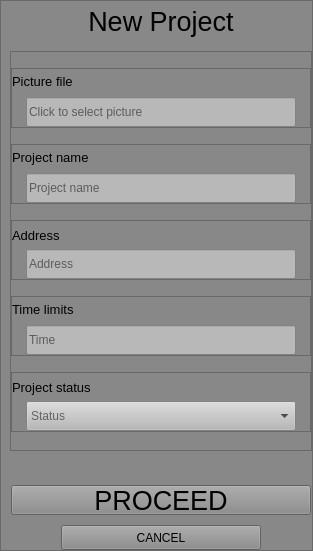
                       <widget class="QWidget" name="page_9">
                        <layout class="QVBoxLayout" name="verticalLayout_57">
                         <property name="spacing">
                          <number>0</number>
                         </property>
                         <property name="leftMargin">
                          <number>0</number>
                         </property>
                         <property name="topMargin">
                          <number>0</number>
                         </property>
                         <property name="rightMargin">
                          <number>0</number>
                         </property>
                         <property name="bottomMargin">
                          <number>0</number>
                         </property>
                         <item>
                          <widget class="QWidget" name="widget_5" native="true">
                           <property name="styleSheet">
                            <string notr="true">background-color: rgb(135, 136, 135);</string>
                           </property>
                           <layout class="QVBoxLayout" name="verticalLayout_49">
                            <property name="spacing">
                             <number>0</number>
                            </property>
                            <property name="leftMargin">
                             <number>0</number>
                            </property>
                            <property name="topMargin">
                             <number>0</number>
                            </property>
                            <property name="rightMargin">
                             <number>0</number>
                            </property>
                            <property name="bottomMargin">
                             <number>0</number>
                            </property>
                            <item alignment="Qt::AlignHCenter|Qt::AlignVCenter">
                             <widget class="QFrame" name="frame_6">
                              <property name="sizePolicy">
                               <sizepolicy hsizetype="Fixed" vsizetype="Fixed">
                                <horstretch>0</horstretch>
                                <verstretch>0</verstretch>
                               </sizepolicy>
                              </property>
                              <property name="minimumSize">
                               <size>
                                <width>0</width>
                                <height>0</height>
                               </size>
                              </property>
                              <property name="maximumSize">
                               <size>
                                <width>16777215</width>
                                <height>600</height>
                               </size>
                              </property>
                              <property name="frameShape">
                               <enum>QFrame::StyledPanel</enum>
                              </property>
                              <property name="frameShadow">
                               <enum>QFrame::Raised</enum>
                              </property>
                              <layout class="QVBoxLayout" name="verticalLayout_54">
                               <property name="spacing">
                                <number>10</number>
                               </property>
                               <property name="topMargin">
                                <number>0</number>
                               </property>
                               <property name="rightMargin">
                                <number>0</number>
                               </property>
                               <property name="bottomMargin">
                                <number>0</number>
                               </property>
                               <item alignment="Qt::AlignHCenter">
                                <widget class="QLabel" name="label_5">
                                 <property name="sizePolicy">
                                  <sizepolicy hsizetype="Fixed" vsizetype="Fixed">
                                   <horstretch>0</horstretch>
                                   <verstretch>0</verstretch>
                                  </sizepolicy>
                                 </property>
                                 <property name="minimumSize">
                                  <size>
                                   <width>150</width>
                                   <height>40</height>
                                  </size>
                                 </property>
                                 <property name="maximumSize">
                                  <size>
                                   <width>150</width>
                                   <height>40</height>
                                  </size>
                                 </property>
                                 <property name="font">
                                  <font>
                                   <pointsize>20</pointsize>
                                  </font>
                                 </property>
                                 <property name="styleSheet">
                                  <string notr="true">background-color : transparent ; color : black;</string>
                                 </property>
                                 <property name="text">
                                  <string>New Project</string>
                                 </property>
                                 <property name="alignment">
                                  <set>Qt::AlignCenter</set>
                                 </property>
                                </widget>
                               </item>
                               <item alignment="Qt::AlignHCenter|Qt::AlignTop">
                                <widget class="QFrame" name="frame_7">
                                 <property name="sizePolicy">
                                  <sizepolicy hsizetype="Fixed" vsizetype="Fixed">
                                   <horstretch>0</horstretch>
                                   <verstretch>0</verstretch>
                                  </sizepolicy>
                                 </property>
                                 <property name="minimumSize">
                                  <size>
                                   <width>0</width>
                                   <height>400</height>
                                  </size>
                                 </property>
                                 <property name="maximumSize">
                                  <size>
                                   <width>350</width>
                                   <height>400</height>
                                  </size>
                                 </property>
                                 <property name="frameShape">
                                  <enum>QFrame::StyledPanel</enum>
                                 </property>
                                 <property name="frameShadow">
                                  <enum>QFrame::Raised</enum>
                                 </property>
                                 <layout class="QVBoxLayout" name="verticalLayout_55">
                                  <property name="spacing">
                                   <number>0</number>
                                  </property>
                                  <property name="leftMargin">
                                   <number>0</number>
                                  </property>
                                  <property name="topMargin">
                                   <number>0</number>
                                  </property>
                                  <property name="rightMargin">
                                   <number>0</number>
                                  </property>
                                  <property name="bottomMargin">
                                   <number>0</number>
                                  </property>
                                  <item alignment="Qt::AlignHCenter">
                                   <widget class="QFrame" name="frame_10">
                                    <property name="minimumSize">
                                     <size>
                                      <width>300</width>
                                      <height>60</height>
                                     </size>
                                    </property>
                                    <property name="maximumSize">
                                     <size>
                                      <width>300</width>
                                      <height>60</height>
                                     </size>
                                    </property>
                                    <property name="frameShape">
                                     <enum>QFrame::StyledPanel</enum>
                                    </property>
                                    <property name="frameShadow">
                                     <enum>QFrame::Raised</enum>
                                    </property>
                                    <layout class="QVBoxLayout" name="verticalLayout_53">
                                     <property name="spacing">
                                      <number>3</number>
                                     </property>
                                     <property name="leftMargin">
                                      <number>0</number>
                                     </property>
                                     <property name="topMargin">
                                      <number>0</number>
                                     </property>
                                     <property name="rightMargin">
                                      <number>0</number>
                                     </property>
                                     <property name="bottomMargin">
                                      <number>0</number>
                                     </property>
                                     <item>
                                      <widget class="QLabel" name="label_9">
                                       <property name="font">
                                        <font>
                                         <pointsize>10</pointsize>
                                        </font>
                                       </property>
                                       <property name="text">
                                        <string>Picture file</string>
                                       </property>
                                      </widget>
                                     </item>
                                     <item alignment="Qt::AlignHCenter">
                                      <widget class="CQLineEdit" name="lineEdit_4">
                                       <property name="minimumSize">
                                        <size>
                                         <width>270</width>
                                         <height>30</height>
                                        </size>
                                       </property>
                                       <property name="maximumSize">
                                        <size>
                                         <width>270</width>
                                         <height>30</height>
                                        </size>
                                       </property>
                                       <property name="styleSheet">
                                        <string notr="true">background-color: rgb(184, 184, 184); color : black;
</string>
                                       </property>
                                       <property name="placeholderText">
                                        <string>Click to select picture</string>
                                       </property>
                                      </widget>
                                     </item>
                                    </layout>
                                   </widget>
                                  </item>
                                  <item alignment="Qt::AlignHCenter">
                                   <widget class="QFrame" name="frame_11">
                                    <property name="minimumSize">
                                     <size>
                                      <width>300</width>
                                      <height>60</height>
                                     </size>
                                    </property>
                                    <property name="maximumSize">
                                     <size>
                                      <width>300</width>
                                      <height>60</height>
                                     </size>
                                    </property>
                                    <property name="frameShape">
                                     <enum>QFrame::StyledPanel</enum>
                                    </property>
                                    <property name="frameShadow">
                                     <enum>QFrame::Raised</enum>
                                    </property>
                                    <layout class="QVBoxLayout" name="verticalLayout_52">
                                     <property name="spacing">
                                      <number>3</number>
                                     </property>
                                     <property name="leftMargin">
                                      <number>0</number>
                                     </property>
                                     <property name="topMargin">
                                      <number>0</number>
                                     </property>
                                     <property name="rightMargin">
                                      <number>0</number>
                                     </property>
                                     <property name="bottomMargin">
                                      <number>0</number>
                                     </property>
                                     <item>
                                      <widget class="QLabel" name="label_8">
                                       <property name="font">
                                        <font>
                                         <pointsize>10</pointsize>
                                        </font>
                                       </property>
                                       <property name="text">
                                        <string>Project name</string>
                                       </property>
                                      </widget>
                                     </item>
                                     <item alignment="Qt::AlignHCenter">
                                      <widget class="QLineEdit" name="lineEdit_3">
                                       <property name="minimumSize">
                                        <size>
                                         <width>270</width>
                                         <height>30</height>
                                        </size>
                                       </property>
                                       <property name="maximumSize">
                                        <size>
                                         <width>270</width>
                                         <height>30</height>
                                        </size>
                                       </property>
                                       <property name="styleSheet">
                                        <string notr="true">background-color: rgb(184, 184, 184); color : black;</string>
                                       </property>
                                       <property name="placeholderText">
                                        <string>Project name</string>
                                       </property>
                                      </widget>
                                     </item>
                                    </layout>
                                   </widget>
                                  </item>
                                  <item alignment="Qt::AlignHCenter">
                                   <widget class="QFrame" name="frame_8">
                                    <property name="minimumSize">
                                     <size>
                                      <width>300</width>
                                      <height>60</height>
                                     </size>
                                    </property>
                                    <property name="maximumSize">
                                     <size>
                                      <width>300</width>
                                      <height>60</height>
                                     </size>
                                    </property>
                                    <property name="frameShape">
                                     <enum>QFrame::StyledPanel</enum>
                                    </property>
                                    <property name="frameShadow">
                                     <enum>QFrame::Raised</enum>
                                    </property>
                                    <layout class="QVBoxLayout" name="verticalLayout_50">
                                     <property name="spacing">
                                      <number>0</number>
                                     </property>
                                     <property name="leftMargin">
                                      <number>0</number>
                                     </property>
                                     <property name="topMargin">
                                      <number>0</number>
                                     </property>
                                     <property name="rightMargin">
                                      <number>0</number>
                                     </property>
                                     <property name="bottomMargin">
                                      <number>0</number>
                                     </property>
                                     <item>
                                      <widget class="QLabel" name="label_7">
                                       <property name="font">
                                        <font>
                                         <pointsize>10</pointsize>
                                        </font>
                                       </property>
                                       <property name="text">
                                        <string>Address</string>
                                       </property>
                                      </widget>
                                     </item>
                                     <item alignment="Qt::AlignHCenter">
                                      <widget class="QLineEdit" name="lineEdit_2">
                                       <property name="minimumSize">
                                        <size>
                                         <width>270</width>
                                         <height>30</height>
                                        </size>
                                       </property>
                                       <property name="maximumSize">
                                        <size>
                                         <width>270</width>
                                         <height>30</height>
                                        </size>
                                       </property>
                                       <property name="styleSheet">
                                        <string notr="true">background-color: rgb(184, 184, 184); color : black;</string>
                                       </property>
                                       <property name="placeholderText">
                                        <string>Address</string>
                                       </property>
                                      </widget>
                                     </item>
                                    </layout>
                                   </widget>
                                  </item>
                                  <item alignment="Qt::AlignHCenter">
                                   <widget class="QFrame" name="frame_9">
                                    <property name="minimumSize">
                                     <size>
                                      <width>300</width>
                                      <height>60</height>
                                     </size>
                                    </property>
                                    <property name="maximumSize">
                                     <size>
                                      <width>300</width>
                                      <height>60</height>
                                     </size>
                                    </property>
                                    <property name="frameShape">
                                     <enum>QFrame::StyledPanel</enum>
                                    </property>
                                    <property name="frameShadow">
                                     <enum>QFrame::Raised</enum>
                                    </property>
                                    <layout class="QVBoxLayout" name="verticalLayout_51">
                                     <property name="spacing">
                                      <number>3</number>
                                     </property>
                                     <property name="leftMargin">
                                      <number>0</number>
                                     </property>
                                     <property name="topMargin">
                                      <number>0</number>
                                     </property>
                                     <property name="rightMargin">
                                      <number>0</number>
                                     </property>
                                     <property name="bottomMargin">
                                      <number>0</number>
                                     </property>
                                     <item>
                                      <widget class="QLabel" name="label_6">
                                       <property name="font">
                                        <font>
                                         <pointsize>10</pointsize>
                                        </font>
                                       </property>
                                       <property name="text">
                                        <string>Time limits</string>
                                       </property>
                                      </widget>
                                     </item>
                                     <item alignment="Qt::AlignHCenter">
                                      <widget class="QLineEdit" name="lineEdit">
                                       <property name="minimumSize">
                                        <size>
                                         <width>270</width>
                                         <height>30</height>
                                        </size>
                                       </property>
                                       <property name="maximumSize">
                                        <size>
                                         <width>270</width>
                                         <height>30</height>
                                        </size>
                                       </property>
                                       <property name="styleSheet">
                                        <string notr="true">background-color: rgb(184, 184, 184); color : black;</string>
                                       </property>
                                       <property name="placeholderText">
                                        <string>Time</string>
                                       </property>
                                      </widget>
                                     </item>
                                    </layout>
                                   </widget>
                                  </item>
                                  <item alignment="Qt::AlignHCenter">
                                   <widget class="QFrame" name="frame_12">
                                    <property name="minimumSize">
                                     <size>
                                      <width>300</width>
                                      <height>60</height>
                                     </size>
                                    </property>
                                    <property name="maximumSize">
                                     <size>
                                      <width>300</width>
                                      <height>60</height>
                                     </size>
                                    </property>
                                    <property name="frameShape">
                                     <enum>QFrame::StyledPanel</enum>
                                    </property>
                                    <property name="frameShadow">
                                     <enum>QFrame::Raised</enum>
                                    </property>
                                    <layout class="QVBoxLayout" name="verticalLayout_56">
                                     <property name="spacing">
                                      <number>0</number>
                                     </property>
                                     <property name="leftMargin">
                                      <number>0</number>
                                     </property>
                                     <property name="topMargin">
                                      <number>0</number>
                                     </property>
                                     <property name="rightMargin">
                                      <number>0</number>
                                     </property>
                                     <property name="bottomMargin">
                                      <number>0</number>
                                     </property>
                                     <item>
                                      <widget class="QLabel" name="label_11">
                                       <property name="font">
                                        <font>
                                         <pointsize>10</pointsize>
                                        </font>
                                       </property>
                                       <property name="text">
                                        <string>Project status</string>
                                       </property>
                                      </widget>
                                     </item>
                                     <item alignment="Qt::AlignHCenter">
                                      <widget class="QComboBox" name="comboBox">
                                       <property name="minimumSize">
                                        <size>
                                         <width>270</width>
                                         <height>30</height>
                                        </size>
                                       </property>
                                       <property name="maximumSize">
                                        <size>
                                         <width>270</width>
                                         <height>30</height>
                                        </size>
                                       </property>
                                       <property name="styleSheet">
                                        <string notr="true">background-color: rgb(184, 184, 184); color : black;</string>
                                       </property>
                                       <property name="placeholderText">
                                        <string>Status</string>
                                       </property>
                                       <property name="modelColumn">
                                        <number>0</number>
                                       </property>
                                       <item>
                                        <property name="text">
                                         <string>Documentation developing</string>
                                        </property>
                                       </item>
                                       <item>
                                        <property name="text">
                                         <string>Construction</string>
                                        </property>
                                       </item>
                                       <item>
                                        <property name="text">
                                         <string>Exploitation</string>
                                        </property>
                                       </item>
                                       <item>
                                        <property name="text">
                                         <string>Reconstruction</string>
                                        </property>
                                       </item>
                                      </widget>
                                     </item>
                                    </layout>
                                   </widget>
                                  </item>
                                 </layout>
                                </widget>
                               </item>
                               <item>
                                <widget class="QLabel" name="label_10">
                                 <property name="styleSheet">
                                  <string notr="true">background-color : transparent ; color : rgb(93, 0, 23) ;</string>
                                 </property>
                                 <property name="text">
                                  <string/>
                                 </property>
                                </widget>
                               </item>
                               <item alignment="Qt::AlignHCenter">
                                <widget class="QPushButton" name="proceedNewProject">
                                 <property name="minimumSize">
                                  <size>
                                   <width>300</width>
                                   <height>30</height>
                                  </size>
                                 </property>
                                 <property name="maximumSize">
                                  <size>
                                   <width>300</width>
                                   <height>30</height>
                                  </size>
                                 </property>
                                 <property name="font">
                                  <font>
                                   <pointsize>20</pointsize>
                                  </font>
                                 </property>
                                 <property name="styleSheet">
                                  <string notr="true">QPushButton:pressed {
	background-color: rgb(120, 120, 120);
	border-radius: 0px}</string>
                                 </property>
                                 <property name="text">
                                  <string>PROCEED</string>
                                 </property>
                                </widget>
                               </item>
                               <item alignment="Qt::AlignHCenter">
                                <widget class="QPushButton" name="cancelNewProjectBtn">
                                 <property name="minimumSize">
                                  <size>
                                   <width>200</width>
                                   <height>25</height>
                                  </size>
                                 </property>
                                 <property name="maximumSize">
                                  <size>
                                   <width>200</width>
                                   <height>25</height>
                                  </size>
                                 </property>
                                 <property name="styleSheet">
                                  <string notr="true">QPushButton:pressed {
	background-color: rgb(120, 120, 120);
	border-radius: 0px}</string>
                                 </property>
                                 <property name="text">
                                  <string>CANCEL</string>
                                 </property>
                                </widget>
                               </item>
                              </layout>
                             </widget>
                            </item>
                           </layout>
                          </widget>
                         </item>
                        </layout>
                       </widget>
